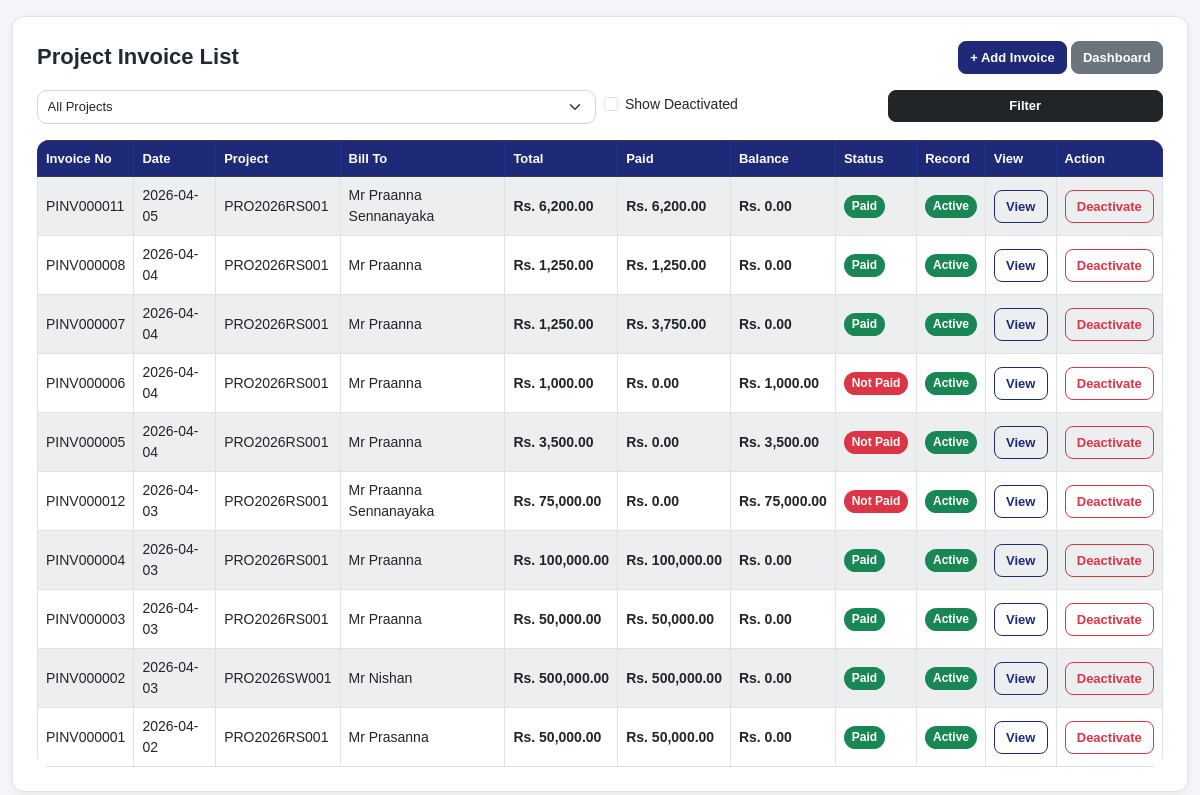
Page /project-invoices/ (signed in) on the earlier database version.
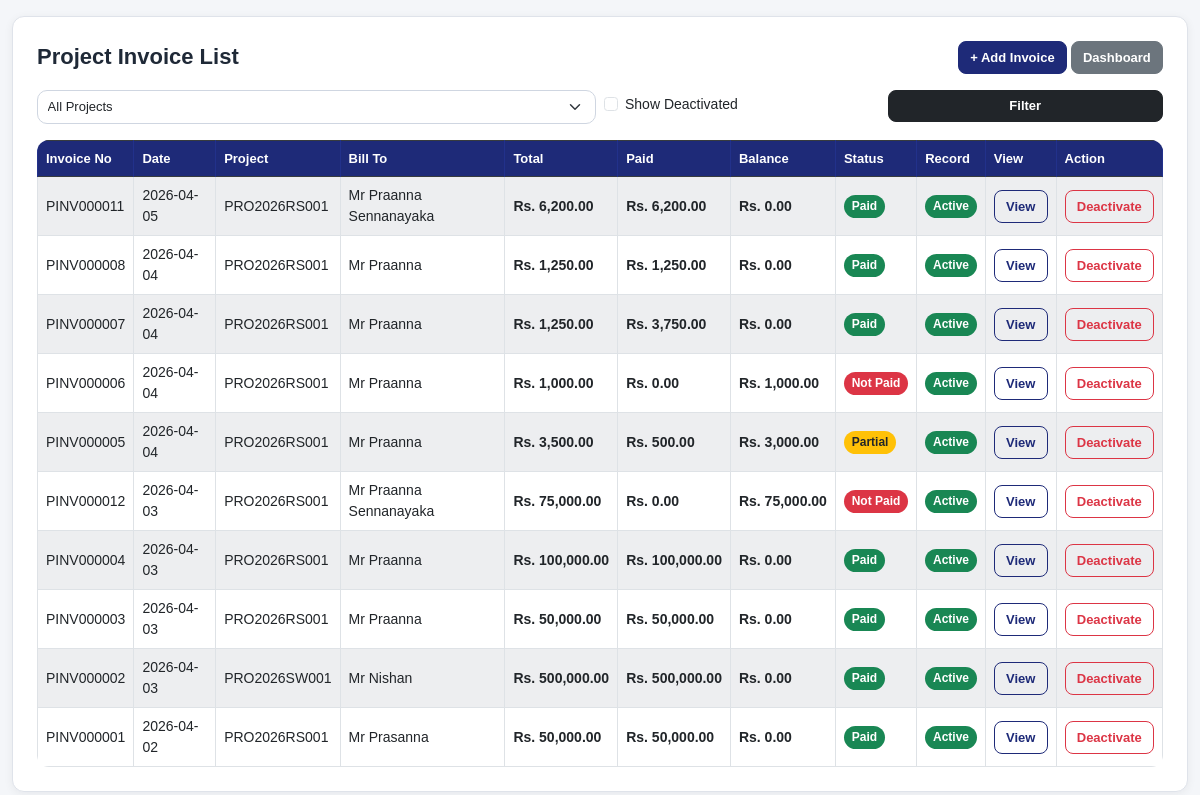
Same page on the later database version.
### pos/models.py (models this page shows, shortened)
class ProjectInvoice(models.Model):
    INVOICE_TYPE_CHOICES = [
        ("advance", "Advance"),
        ("installment", "Installment"),
        ("final", "Final Payment"),
        ("other", "Other"),
    ]
    STATUS_CHOICES = [
        ("unpaid", "Unpaid"),
        ("partial", "Partial"),
        ("paid", "Paid"),
    ]
    project = models.ForeignKey(Project, on_delete=models.CASCADE, related_name="project_invoices")
    invoice_no = models.CharField(max_length=50, unique=True, blank=True, null=True)
    invoice_date = models.DateField(default=timezone.now)
    bill_to_name = models.CharField(max_length=200, blank=True, null=True)
    bill_to_address = models.TextField(blank=True, null=True)
    invoice_type = models.CharField(max_length=20, choices=INVOICE_TYPE_CHOICES, default="advance")
    description = models.CharField(max_length=255)
    qty = models.DecimalField(max_digits=12, decimal_places=2, default=1)
    item_code = models.CharField(max_length=50, blank=True, null=True)
    price_each = models.DecimalField(max_digits=12, decimal_places=2, default=0)
    total_amount = models.DecimalField(max_digits=12, decimal_places=2, default=0)
    paid_amount = models.DecimalField(max_digits=12, decimal_places=2, default=0)
    balance_amount = models.DecimalField(max_digits=12, decimal_places=2, default=0)
    status = models.CharField(max_length=20, choices=STATUS_CHOICES, default="unpaid")
    note = models.TextField(blank=True, null=True)
    is_active = models.BooleanField(default=True)
    inactive_at = models.DateTimeField(blank=True, null=True)
    inactive_by = models.ForeignKey(
        User,
        on_delete=models.SET_NULL,
        null=True,
        blank=True,
        related_name="inactive_project_invoices"
    )
    inactive_reason = models.TextField(blank=True, null=True)
    created_by = models.ForeignKey(
        User,
        on_delete=models.SET_NULL,
        null=True,
        related_name="created_project_invoices"
    )
    created_at = models.DateTimeField(auto_now_add=True)
    class Meta:
        ordering = ["-invoice_date", "-id"]

class Project(models.Model):
    PROJECT_TYPE_CHOICES = [
        ("BL", "Building"),
        ("SW", "Swimming Pool"),
        ("RS", "Retail Shop"),
    ]
    project_id = models.CharField(max_length=50, unique=True)
    project_name = models.CharField(max_length=200)
    project_type = models.CharField(max_length=10, choices=PROJECT_TYPE_CHOICES)
    client_name = models.CharField(max_length=200)
    location = models.CharField(max_length=200, blank=True, null=True)
    estimated_value = models.DecimalField(max_digits=12, decimal_places=2, default=0)
    status = models.CharField(max_length=20, default="active")
    created_by = models.ForeignKey(User, on_delete=models.SET_NULL, null=True)
    created_at = models.DateTimeField(auto_now_add=True)
    is_active = models.BooleanField(default=True)
    updated_at = models.DateTimeField(auto_now=True)
    updated_by = models.ForeignKey(
        User,
        on_delete=models.SET_NULL,
        null=True,
        blank=True,
        related_name="updated_projects"
    )
    class Meta:
        ordering = ["-created_at"]

### pos/views.py (the view)
# urls.py: path('project-invoices/', views.project_invoice_list, name='project_invoice_list'),
@user_passes_test(can_use_income)
def project_invoice_list(request):
    project_id = request.GET.get("project")
    show_inactive = request.GET.get("show_inactive") == "1"
    invoices = ProjectInvoice.objects.select_related(
        "project", "created_by"
    ).order_by("-invoice_date", "-id")
    if not show_inactive:
        invoices = invoices.filter(is_active=True)
    if project_id:
        invoices = invoices.filter(project_id=project_id)
    projects = Project.objects.filter(is_active=True).order_by("-id")
    return render(request, "pos/project_invoice_list.html", {
        "invoices": invoices,
        "projects": projects,
        "selected_project": project_id,
        "show_inactive": show_inactive,
        "is_owner": is_owner(request.user),
    })

### pos/templatetags/currency_filters.py (called while the page is built)
@register.filter
def money(value):
    try:
        if value in (None, ""):
            value = Decimal("0")
        value = Decimal(str(value))
        return f"{value:,.2f}"
    except (InvalidOperation, ValueError, TypeError):
        return "0.00"

### pos/views.py (called while the page is built)
def is_owner(user):
    return user.is_superuser or user.groups.filter(name__iexact="Owner").exists()

def can_use_income(user):
    return is_owner(user) or is_cashier(user)

### pos/templates/pos/project_invoice_list.html (shortened to what the changed rows need)
{% extends "base.html" %}
{% load currency_filters %}
{% block content %}
<div class="card p-3 p-md-4">
    <div class="table-responsive">
        <table class="table table-bordered table-striped bg-white align-middle">
            <thead class="table-dark">
                <tr>
                    <th>Invoice No</th>
                    <th>Date</th>
                    <th>Project</th>
                    <th>Bill To</th>
                    <th>Total</th>
                    <th>Paid</th>
                    <th>Balance</th>
                    <th>Status</th>
                    <th>Record</th>
                    <th>View</th>
                    {% if is_owner %}
                    <th>Action</th>
                    {% endif %}
                </tr>
            </thead>
            <tbody>
                {% for invoice in invoices %}
                <tr {% if not invoice.is_active %}class="table-danger"{% endif %}>
                    <td>{{ invoice.invoice_no }}</td>
                    <td>{{ invoice.invoice_date|date:"Y-m-d" }}</td>
                    <td>{{ invoice.project.project_id }}</td>
                    <td>{{ invoice.bill_to_name|default:"-" }}</td>
                    <td class="text-money">Rs. {{ invoice.total_amount|money }}</td>
                    <td class="text-money">Rs. {{ invoice.paid_amount|money }}</td>
                    <td class="text-money">Rs. {{ invoice.balance_amount|money }}</td>
                    <td>
                        {% if invoice.status == "paid" %}
                            <span class="badge status-paid">Paid</span>
                        {% elif invoice.status == "partial" %}
                            <span class="badge status-partial">Partial</span>
                        {% else %}
                            <span class="badge status-unpaid">Not Paid</span>
                        {% endif %}
                    </td>
                    <td>
                        {% if invoice.is_active %}
                            <span class="badge bg-success">Active</span>
                        {% else %}
                            <span class="badge bg-danger">Deactivated</span>
                        {% endif %}
                    </td>
                    <td>
                        <a href="{% url 'project_invoice_detail' invoice.id %}" class="btn btn-sm btn-outline-primary">View</a>
                    </td>
                    {% if is_owner %}
                    <td>
                        {% if invoice.is_active %}
                            <a href="{% url 'delete_project_invoice' invoice.id %}"
                               class="btn btn-sm btn-outline-danger"
                               onclick="return confirm('Deactivate this invoice?')">
                               Deactivate
                            </a>
                        {% else %}
                            <span class="badge bg-danger">Deactivated</span>
                        {% endif %}
                    </td>
                    {% endif %}
                </tr>
                {% empty %}
                <tr>
                    <td colspan="{% if is_owner %}11{% else %}10{% endif %}" class="text-center">No invoices found</td>
                </tr>
                {% endfor %}
            </tbody>
        </table>
    </div>
</div>
{% endblock %}

Differences in the rows shown:
changed ProjectInvoice "PINV000005": paid_amount "0.00" → "500.00"; balance_amount "3,500.00" → "3,000.00"; status "Not Paid" → "Partial"
